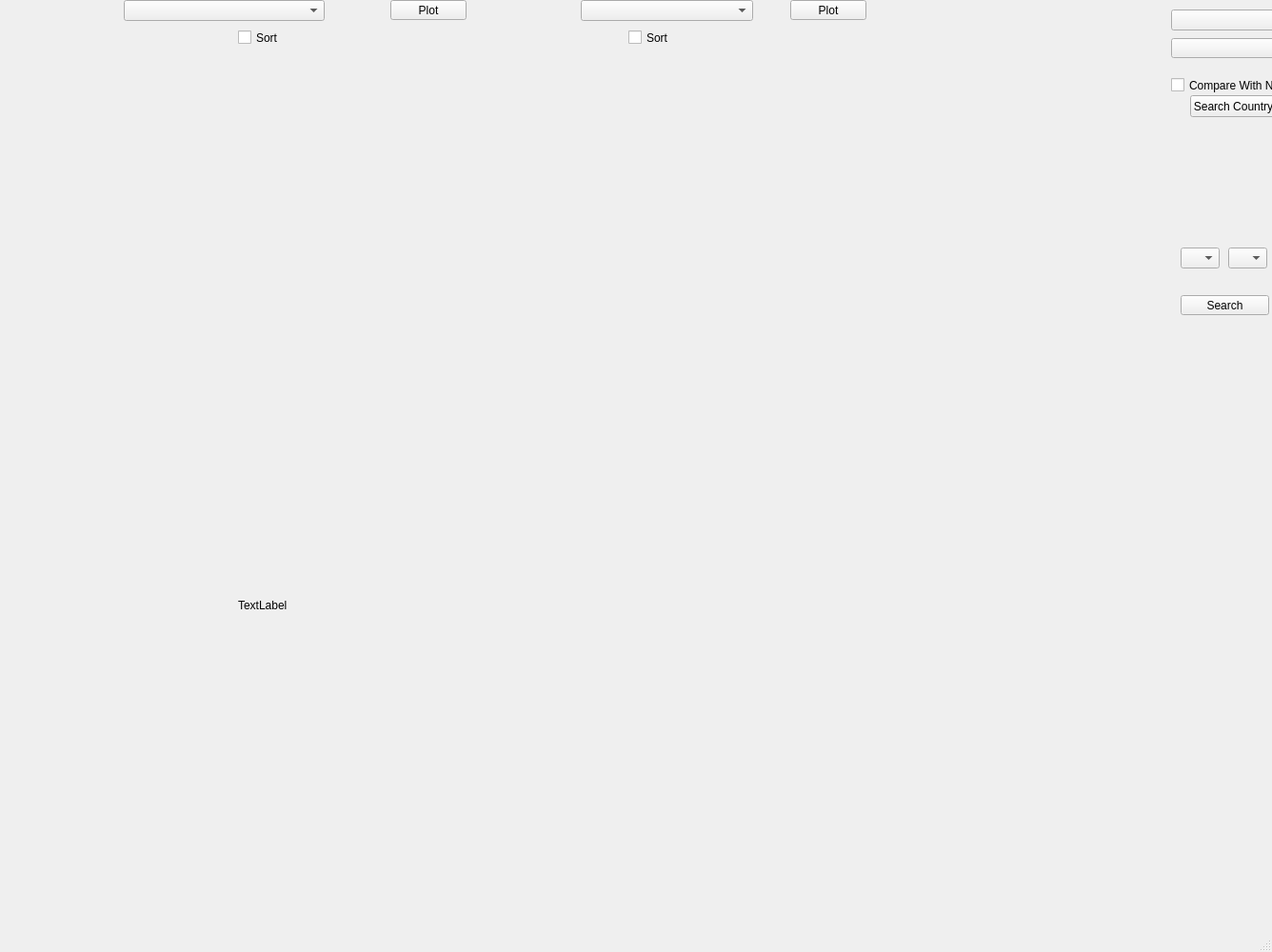
<?xml version="1.0" encoding="UTF-8"?>
<ui version="4.0">
 <class>MainWindow</class>
 <widget class="QMainWindow" name="MainWindow">
  <property name="geometry">
   <rect>
    <x>0</x>
    <y>0</y>
    <width>1336</width>
    <height>1000</height>
   </rect>
  </property>
  <property name="sizePolicy">
   <sizepolicy hsizetype="Preferred" vsizetype="Ignored">
    <horstretch>0</horstretch>
    <verstretch>0</verstretch>
   </sizepolicy>
  </property>
  <property name="minimumSize">
   <size>
    <width>1000</width>
    <height>1000</height>
   </size>
  </property>
  <property name="windowTitle">
   <string>MainWindow</string>
  </property>
  <widget class="QWidget" name="centralwidget">
   <widget class="QFrame" name="frame_1">
    <property name="geometry">
     <rect>
      <x>10</x>
      <y>50</y>
      <width>600</width>
      <height>500</height>
     </rect>
    </property>
    <property name="minimumSize">
     <size>
      <width>600</width>
      <height>0</height>
     </size>
    </property>
    <layout class="QVBoxLayout" name="verticalLayout"/>
   </widget>
   <widget class="QComboBox" name="comboBox">
    <property name="geometry">
     <rect>
      <x>1230</x>
      <y>10</y>
      <width>141</width>
      <height>22</height>
     </rect>
    </property>
   </widget>
   <widget class="QPushButton" name="Select">
    <property name="geometry">
     <rect>
      <x>1250</x>
      <y>100</y>
      <width>91</width>
      <height>23</height>
     </rect>
    </property>
    <property name="text">
     <string>Search Country</string>
    </property>
   </widget>
   <widget class="QFrame" name="frame_2">
    <property name="geometry">
     <rect>
      <x>620</x>
      <y>50</y>
      <width>600</width>
      <height>500</height>
     </rect>
    </property>
    <layout class="QVBoxLayout" name="verticalLayout_2"/>
   </widget>
   <widget class="QCheckBox" name="check_box">
    <property name="geometry">
     <rect>
      <x>1230</x>
      <y>80</y>
      <width>141</width>
      <height>19</height>
     </rect>
    </property>
    <property name="text">
     <string>Compare With Nepal</string>
    </property>
   </widget>
   <widget class="QComboBox" name="world_data_combox_1">
    <property name="geometry">
     <rect>
      <x>130</x>
      <y>0</y>
      <width>211</width>
      <height>22</height>
     </rect>
    </property>
   </widget>
   <widget class="QComboBox" name="world_data_combox_2">
    <property name="geometry">
     <rect>
      <x>610</x>
      <y>0</y>
      <width>181</width>
      <height>22</height>
     </rect>
    </property>
   </widget>
   <widget class="QPushButton" name="select_1">
    <property name="geometry">
     <rect>
      <x>410</x>
      <y>0</y>
      <width>80</width>
      <height>21</height>
     </rect>
    </property>
    <property name="text">
     <string>Plot</string>
    </property>
   </widget>
   <widget class="QPushButton" name="select_2">
    <property name="geometry">
     <rect>
      <x>830</x>
      <y>0</y>
      <width>80</width>
      <height>21</height>
     </rect>
    </property>
    <property name="text">
     <string>Plot</string>
    </property>
   </widget>
   <widget class="QCheckBox" name="sort_1">
    <property name="geometry">
     <rect>
      <x>250</x>
      <y>30</y>
      <width>72</width>
      <height>19</height>
     </rect>
    </property>
    <property name="text">
     <string>Sort </string>
    </property>
   </widget>
   <widget class="QCheckBox" name="sort_2">
    <property name="geometry">
     <rect>
      <x>660</x>
      <y>30</y>
      <width>72</width>
      <height>19</height>
     </rect>
    </property>
    <property name="text">
     <string>Sort</string>
    </property>
   </widget>
   <widget class="QComboBox" name="comboBox_3">
    <property name="geometry">
     <rect>
      <x>1290</x>
      <y>260</y>
      <width>41</width>
      <height>22</height>
     </rect>
    </property>
   </widget>
   <widget class="QComboBox" name="comboBox_2">
    <property name="geometry">
     <rect>
      <x>1240</x>
      <y>260</y>
      <width>41</width>
      <height>22</height>
     </rect>
    </property>
   </widget>
   <widget class="QPushButton" name="searchButton">
    <property name="geometry">
     <rect>
      <x>1240</x>
      <y>310</y>
      <width>93</width>
      <height>21</height>
     </rect>
    </property>
    <property name="text">
     <string>Search</string>
    </property>
   </widget>
   <widget class="QComboBox" name="comboBox_4">
    <property name="geometry">
     <rect>
      <x>1230</x>
      <y>40</y>
      <width>141</width>
      <height>21</height>
     </rect>
    </property>
   </widget>
   <widget class="QLabel" name="text_label">
    <property name="geometry">
     <rect>
      <x>250</x>
      <y>550</y>
      <width>501</width>
      <height>171</height>
     </rect>
    </property>
    <property name="text">
     <string>TextLabel</string>
    </property>
   </widget>
  </widget>
  <widget class="QMenuBar" name="menubar">
   <property name="geometry">
    <rect>
     <x>0</x>
     <y>0</y>
     <width>1336</width>
     <height>20</height>
    </rect>
   </property>
  </widget>
  <widget class="QStatusBar" name="statusbar"/>
 </widget>
 <resources/>
 <connections/>
</ui>
